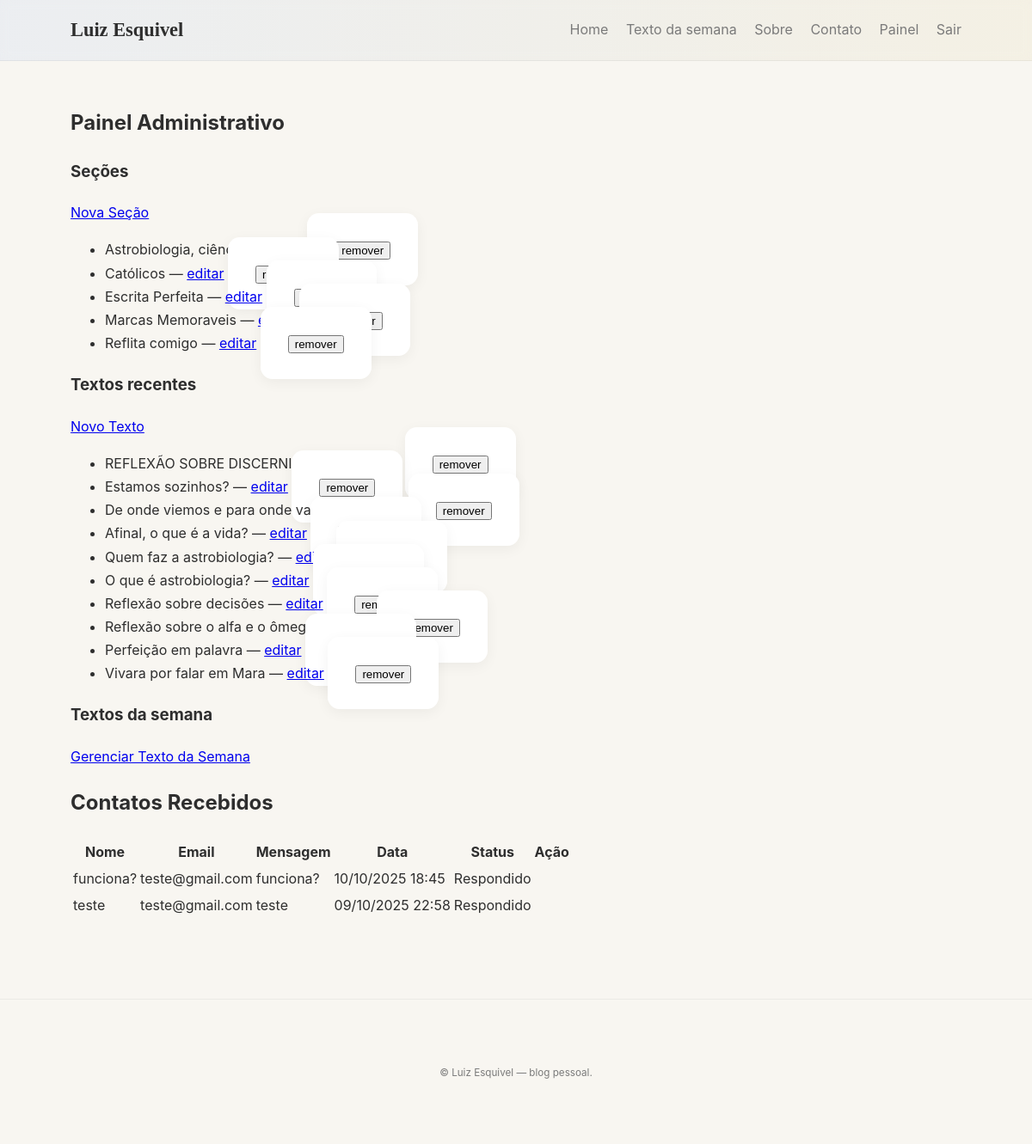
The page /admin/ (signed in) on the database its author committed.
### models.py (models this page shows, shortened)
class Section(db.Model):
    id = db.Column(db.Integer, primary_key=True)
    title = db.Column(db.String(200), unique=True, nullable=False)
    description = db.Column(db.String(500))
    created_at = db.Column(db.DateTime, default=datetime.utcnow)
    texts = db.relationship('Text', backref='section', lazy=True, cascade='all, delete-orphan')

class Text(db.Model):
    id = db.Column(db.Integer, primary_key=True)
    title = db.Column(db.String(300), nullable=False)
    subtitle = db.Column(db.String(400))
    body = db.Column(db.Text)
    published = db.Column(db.Boolean, default=False)
    section_id = db.Column(db.Integer, db.ForeignKey('section.id'), nullable=True)
    created_at = db.Column(db.DateTime, default=datetime.utcnow)

class Contact(db.Model):
    id = db.Column(db.Integer, primary_key=True)
    name = db.Column(db.String(120), nullable=False)
    email = db.Column(db.String(120), nullable=False)
    message = db.Column(db.Text, nullable=False)
    created_at = db.Column(db.DateTime, default=datetime.utcnow)
    responded = db.Column(db.Boolean, default=False)

### routes/admin_routes.py (the view)
@admin_bp.route('/')
@login_required
def admin_dashboard():
    sections = Section.query.all()
    texts = Text.query.order_by(Text.created_at.desc()).limit(10).all()
    contacts = Contact.query.order_by(Contact.created_at.desc()).all()
    return render_template('admin/dashboard.html', sections=sections, texts=texts, contacts=contacts)

### templates/admin/dashboard.html (shortened to what this page needs)
{% extends '_base.html' %}
{% block content %}
  <h2>Painel Administrativo</h2>
  <div class="admin-grid">
    <section>
      <h3>Seções</h3>
      <a class="btn" href="{{ url_for('sections.admin_section_new') }}">Nova Seção</a>
      <ul>
        {% for s in sections %}
          <li>{{ s.title }} — <a href="{{ url_for('sections.admin_section_edit', sid=s.id) }}">editar</a>
          <form method="post" action="{{ url_for('sections.admin_section_delete', sid=s.id) }}" style="display:inline">
            <button class="link-like" type="submit">remover</button>
          </form>
          </li>
        {% endfor %}
      </ul>
    </section>
    <section>
      <h3>Textos recentes</h3>
      <a class="btn" href="{{ url_for('texts.admin_text_new') }}">Novo Texto</a>
      <ul>
        {% for t in texts %}
          <li>{{ t.title }} — <a href="{{ url_for('texts.admin_text_edit', tid=t.id) }}">editar</a>
          <form method="post" action="{{ url_for('texts.admin_text_delete', tid=t.id) }}" style="display:inline">
            <button class="link-like" type="submit">remover</button>
          </form>
          </li>
        {% else %}
          <li>Sem textos ainda.</li>
        {% endfor %}
      </ul>
    </section>
  </div>
    <section>
      <h3>Textos da semana</h3>
      <a class="btn" href="{{ url_for('admin.admin_weekly_text') }}">Gerenciar Texto da Semana</a>
    </section>
    <h2>Contatos Recebidos</h2>
  {% if contacts %}
    <table class="data-table">
      <thead>
        <tr>
          <th>Nome</th>
          <th>Email</th>
          <th>Mensagem</th>
          <th>Data</th>
          <th>Status</th>
          <th>Ação</th>
        </tr>
      </thead>
      <tbody>
        {% for c in contacts %}
        <tr class="{{ 'responded' if c.responded }}">
          <td>{{ c.name }}</td>
          <td>{{ c.email }}</td>
          <td style="max-width: 400px;">{{ c.message }}</td>
          <td>{{ c.created_at.strftime('%d/%m/%Y %H:%M') }}</td>
          <td>
            {% if c.responded %}
              <span class="badge badge-success">Respondido</span>
            {% else %}
              <span class="badge badge-warning">Pendente</span>
            {% endif %}
          </td>
          <td>
          </td>
        </tr>
        {% endfor %}
      </tbody>
    </table>
  {% else %}
    <p>Nenhum contato recebido ainda.</p>
  {% endif %}
{% endblock %}

### static/css/main.css (style rules this page uses)
:root { --bg: #f8f6f1; --surface: #ffffff; --text: #2e2e2e; --muted: #7a7a7a; --accent: #0b5fff; --gold: #b08900; --radius: 14px; --max-width: 1100px; --font-serif: "EB Garamond", serif; --font-sans: "Inter", sans-serif; }
* { box-sizing: border-box; }
body { margin: 0; background: var(--bg); color: var(--text); font-family: var(--font-sans); line-height: 1.7; overflow-x: hidden; }
form { background: var(--surface); border-radius: var(--radius); padding: 32px; box-shadow: 0 4px 16px rgba(0,0,0,0.05); max-width: 700px; margin: 40px auto; }

### rows shown on the page
Section: title "Astrobiologia, ciência"
Section: title "Católicos"
Section: title "Escrita Perfeita"
Section: title "Marcas Memoraveis"
Section: title "Reflita comigo"
Text: title "REFLEXÃO SOBRE DISCERNIMENTO"
Text: title "Estamos sozinhos?"
Text: title "De onde viemos e para onde vamos?"
Text: title "Afinal, o que é a vida?"
Text: title "Quem faz a astrobiologia?"
Text: title "O que é astrobiologia?"
Text: title "Reflexão sobre decisões"
Text: title "Reflexão sobre o alfa e o ômega"
Text: title "Perfeição em palavra"
Text: title "Vivara por falar em Mara"
Contact: name "funciona?", email "teste@gmail.com", message "funciona?", created_at "10/10/2025 18:45", responded "Respondido"
Contact: name "teste", email "teste@gmail.com", message "teste", created_at "09/10/2025 22:58", responded "Respondido"

### other values the page prints
{{ (caller_name if caller_name else 'Luiz Esquivel') }} "Luiz Esquivel"
